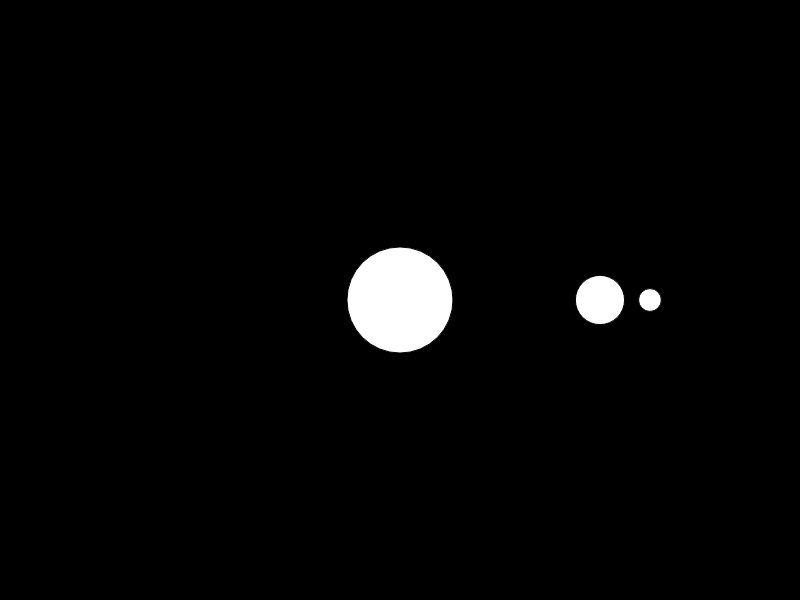
Frame 1 (no input)
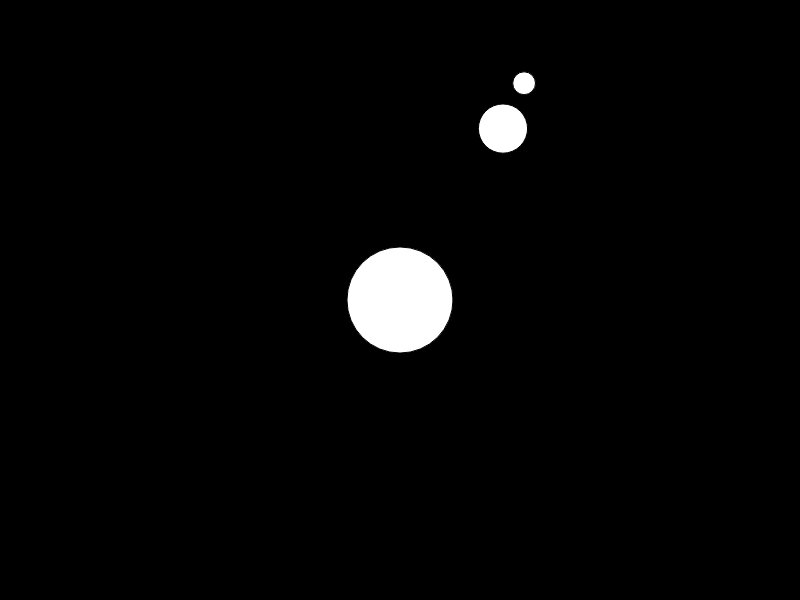
Frame 60 (no input)
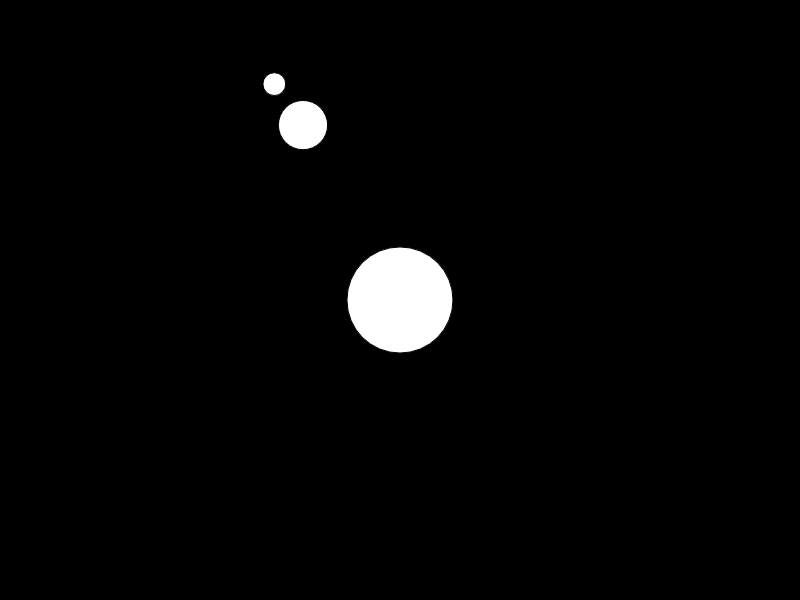
Frame 120 (the mouse pressed at the canvas centre since frame 60)

The p5.js sketch that drew these frames (run headless with seeded random() and noise() and a simulated clock; from frame 60 on, the mouse is pressed at the canvas centre):

// p5.js sketch
// ── sketch.js
let sun;
let earth;
let moon;

function setup(){
	createCanvas(800, 600);
	sun = new Planet(0, 0, 0, 5000000, 1);
	earth = new Planet(200, 0, -1, 500000, 1);
	moon = new Planet(50, 0, 5, 50000, 1);
	sun.addMoon(earth);
	earth.addMoon(moon);
}

function draw(){
	background(0);
	translate(width/2, height/2);
	sun.show(0, 0);
	sun.update();
}
// ── planet.js
const G = 0.00000000006672;
const PI = Math.PI;

class Planet{
	constructor(ro, thetaDegrees, omegaDegrees, mass, density){
		this.ro = ro; // distance from planet orbited arround (x if stationary)
		this.theta = this.degreesToRadians(thetaDegrees); // angle from the planet orbited arround (y if stationary)
		this.mass = mass;
		this.density = density;
		this.radius;
		this.omega = this.degreesToRadians(omegaDegrees); // angular velocity
		this.alpha = 0; // angular acceleration
		this.planetsOrbitingAround = []; // the planets orbiting around this one

		this.radius = this.radiusFromMass(mass, density);
	}

	degreesToRadians(degrees){
		return (degrees * PI) / 180;
	}

	radiansToDegrees(radians){
		return (radians * 180) / PI;
	}

	// calculates the distance between 2 planets
	distanceCartesian(x1, y1, x2, y2){
		let distanceX = Math.abs(x1 - x2);
		let distanceY = Math.abs(y1 - y2);
		let distance = Math.sqrt(distanceX * distanceX + distanceY * distanceY);
		return distance;
	}

	// returns true if the planets crashed, false otherwise
	planetCrash(radius1, radius2, ro){
		if(radius1 + radius2 <= ro){
			return true;
		}
		return false;
	}

	// returns an array, array[0] having ro, and array[1] having theta
	cartesianToPolarCoords(x1, y1, x2, y2){
		let polar = [];
		polar[0] = this.distanceCartesian(x1, y1, x2, y2);
		polar[1] = Math.asin(Math.abs(y1 - y2) / polar[0]);
		return polar;
	}

	radiusFromMass(mass, density){
		let num = 3*mass;
		let den = 4*PI*density;
		let div = num/den;
		let exp = 1/3;
		return Math.pow(div, exp);
	}

	addMoon(planet){
		this.planetsOrbitingAround.push(planet);
	}

	show(currentX, currentY){
		fill(255);		
		ellipse(currentX, currentY, this.radius);
		for(let i = 0; i < this.planetsOrbitingAround.length; i++){
			let nextRo = this.planetsOrbitingAround[i].ro, nextTheta = this.planetsOrbitingAround[i].theta
			this.planetsOrbitingAround[i].show(currentX + nextRo * Math.cos(nextTheta), currentY + nextRo * Math.sin(nextTheta))
		}
	}

	update(){
		this.theta += this.omega;
		for(let i = 0; i < this.planetsOrbitingAround.length; i++){
			this.planetsOrbitingAround[i].update();
		}
	}
}
